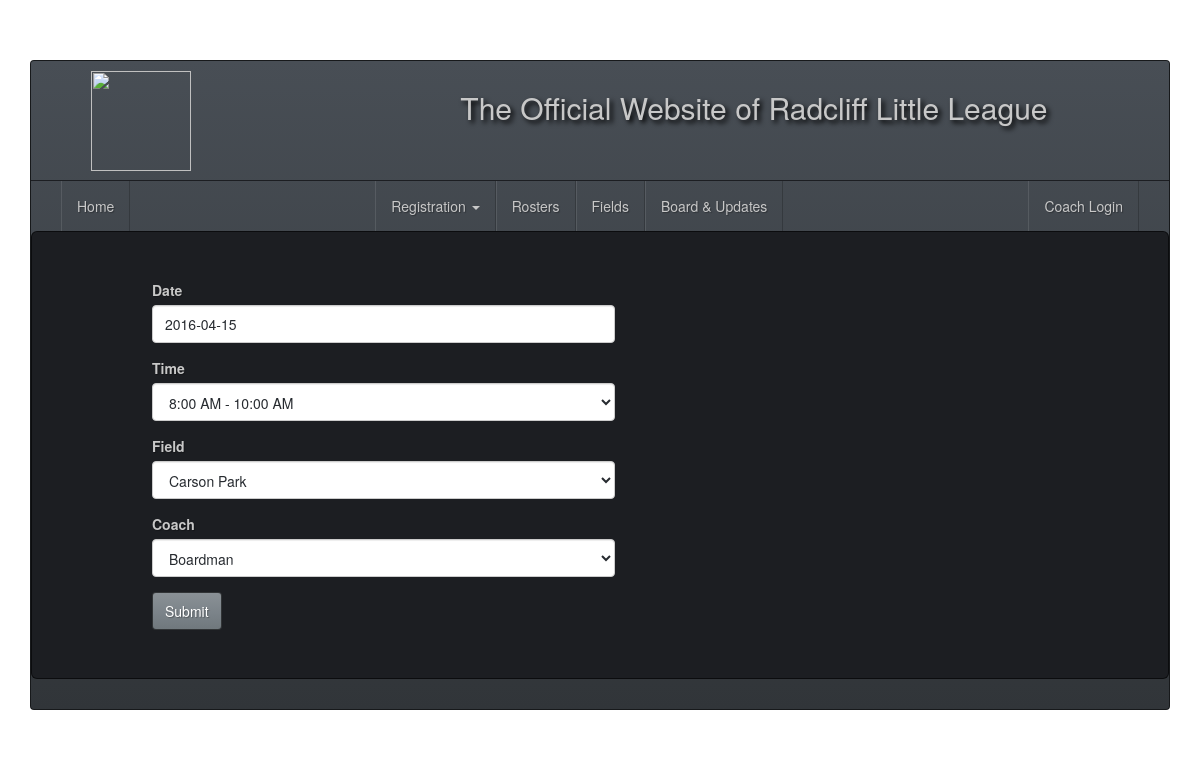
The page /fields/update/4/ on the database its author committed.
### core/models.py (models this page shows, shortened)
class Reservation(models.Model):
    FieldID = models.ForeignKey(Field, verbose_name='Field')
    VolunteerID = models.ForeignKey(Volunteer, verbose_name='Coach')
    Date = models.DateField()
    Time = models.IntegerField(choices=time_choices, default=0)
    class Meta:
        unique_together = ('Date', 'Time', 'FieldID')

### core/views.py (the view)
# urls.py: url(r'^fields/update/(?P<pk>\d+)/$', FieldReservationUpdateView.as_view(), name='field_update'),
class FieldReservationUpdateView(UpdateView):
    model = Reservation
    success_url = reverse_lazy('field_list')
    template_name = "fields/reservation_form.html"
    fields = ['Date', 'Time', 'FieldID', 'VolunteerID']

### core/models.py (called while the page is built)
    def __unicode__(self):
        return self.LastName

    def __unicode__(self):
        return self.FieldName

### templates/fields/reservation_form.html (shortened to what this page needs)
{% extends 'base.html' %}
{% load bootstrap3 %}
{% block content %}
<div class="jumbotron">
    <div class="row">
        <div class="col-lg-6">
            <form method="post" action="">
                {% bootstrap_form form %}
                <button type="submit" class="btn btn-primary">Submit</button>
            </form>
        </div>
    </div>
</div>
{% endblock %}

### static/css/base.css (style rules this page uses)
body { padding-top: 60px; background: url('http://wallbackhd.com/wp-content/uploads/2016/02/Baseball-Wallpaper.jpg'); background-repeat: no-repeat; background-position: center center; background-attachment: fixed; }
.row { padding-left: 60px; }

### rows shown on the page
Reservation: Date "2016-04-15", Time "8:00 AM - 10:00 AM", FieldID "Carson Park", VolunteerID "Boardman"
